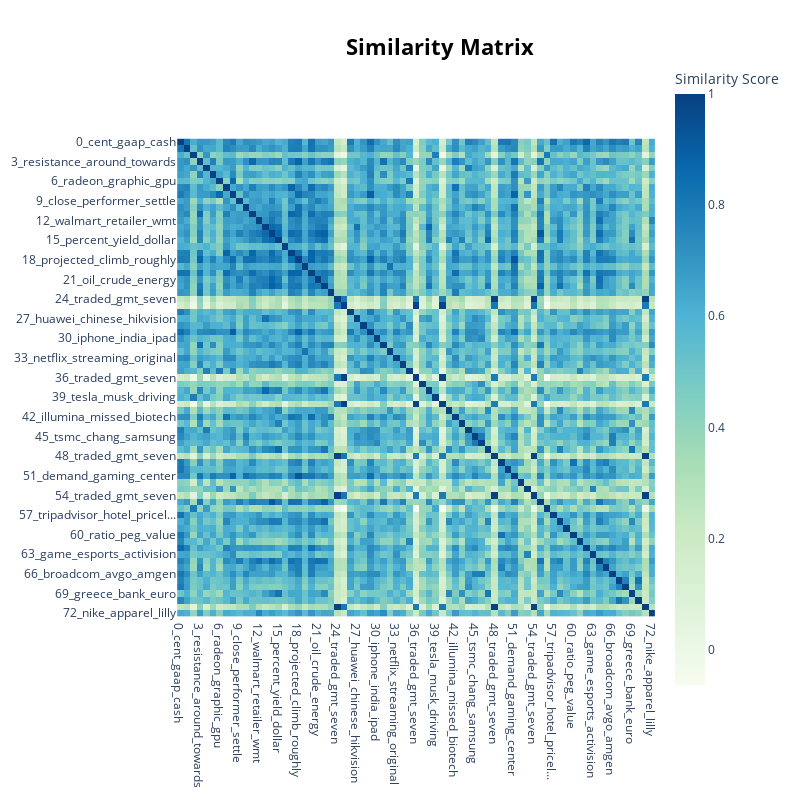

The notebook cell saved with this chart:
### Code cell
bert_topic.visualize_heatmap()

### Figure 1 — Plotly figure (JSON) as saved in the notebook; plotly's stock layout.template omitted (floating-point values rounded to 4 significant figures; data arrays with more than 128 entries replaced by an {"elided": "..."} marker saying what was removed)
{"data": [{"coloraxis": "coloraxis", "hovertemplate": "x: %{x}<br>y: %{y}<br>Similarity Score: %{z}<extra></extra>", "name": "0", "type": "heatmap", "x": ["0_cent_gaap_cash", "1_etf_fund_exposure", "2_driving_car_vehicle", "3_resistance_around_towards", "4_ai_learning_machine", "5_target_rating_reiterates", "6_radeon_graphic_gpu", "7_tracey_podcast_value", "8_gaming_gpus_gpu", "9_close_performer_settle", "10_micron_dram_mu", "11_trading_call_vix", "12_walmart_retailer_wmt", "13_tariff_trump_chinese", "14_dow_trump_boeing", "15_percent_yield_dollar", "16_facebook_user_ad", "17_portfolio_today_editor", "18_projected_climb_roughly", "19_mining_cryptocurrency_cr...", "20_cap_short_small", "21_oil_crude_energy", "22_point_percent_wall", "23_corporation_swing_therap...", "24_traded_gmt_seven", "25_traded_gmt_seven", "26_remarkably_obligation_ye...", "27_huawei_chinese_hikvision", "28_mellanox_ethernet_switch", "29_datacenter_graphic_gaming", "30_iphone_india_ipad", "31_premarket_et_gmt", "32_bitcoin_currency_cryptoc...", "33_netflix_streaming_original", "34_coronavirus_virus_outbreak", "35_processor_dell_supercomp...", "36_traded_gmt_seven", "37_qualcomm_patent_commission", "38_future_et_point", "39_tesla_musk_driving", "40_traded_gmt_seven", "41_scenario_oil_pivot", "42_illumina_missed_biotech", "43_italy_rallied_soared", "44_microsoft_google_azure", "45_tsmc_chang_samsung", "46_qualcomm_nxp_broadcom", "47_brexit_bank_vote", "48_traded_gmt_seven", "49_surprise_beat_esp", "50_instrument_texas_ti", "51_demand_gaming_center", "52_eps_beat_com", "53_game_stadium_gaming", "54_traded_gmt_seven", "55_dow_closed_jones", "56_baidu_apollo_driving", "57_tripadvisor_hotel_pricel...", "58_inflation_fed_bank", "59_softbank_vision_fund", "60_ratio_peg_value", "61_cadence_design_verificat...", "62_applied_material_amat", "63_game_esports_activision", "64_forecast_versus_production", "65_period_member_eps", "66_broadcom_avgo_amgen", "67_storage_pure_pstg", "68_netapp_cloud_flash", "69_greece_bank_euro", "70_western_digital_sandisk", "71_traded_gmt_seven", "72_nike_apparel_lilly"], "xaxis": "x", "y": ["0_cent_gaap_cash", "1_etf_fund_exposure", "2_driving_car_vehicle", "3_resistance_around_towards", "4_ai_learning_machine", "5_target_rating_reiterates", "6_radeon_graphic_gpu", "7_tracey_podcast_value", "8_gaming_gpus_gpu", "9_close_performer_settle", "10_micron_dram_mu", "11_trading_call_vix", "12_walmart_retailer_wmt", "13_tariff_trump_chinese", "14_dow_trump_boeing", "15_percent_yield_dollar", "16_facebook_user_ad", "17_portfolio_today_editor", "18_projected_climb_roughly", "19_mining_cryptocurrency_cr...", "20_cap_short_small", "21_oil_crude_energy", "22_point_percent_wall", "23_corporation_swing_therap...", "24_traded_gmt_seven", "25_traded_gmt_seven", "26_remarkably_obligation_ye...", "27_huawei_chinese_hikvision", "28_mellanox_ethernet_switch", "29_datacenter_graphic_gaming", "30_iphone_india_ipad", "31_premarket_et_gmt", "32_bitcoin_currency_cryptoc...", "33_netflix_streaming_original", "34_coronavirus_virus_outbreak", "35_processor_dell_supercomp...", "36_traded_gmt_seven", "37_qualcomm_patent_commission", "38_future_et_point", "39_tesla_musk_driving", "40_traded_gmt_seven", "41_scenario_oil_pivot", "42_illumina_missed_biotech", "43_italy_rallied_soared", "44_microsoft_google_azure", "45_tsmc_chang_samsung", "46_qualcomm_nxp_broadcom", "47_brexit_bank_vote", "48_traded_gmt_seven", "49_surprise_beat_esp", "50_instrument_texas_ti", "51_demand_gaming_center", "52_eps_beat_com", "53_game_stadium_gaming", "54_traded_gmt_seven", "55_dow_closed_jones", "56_baidu_apollo_driving", "57_tripadvisor_hotel_pricel...", "58_inflation_fed_bank", "59_softbank_vision_fund", "60_ratio_peg_value", "61_cadence_design_verificat...", "62_applied_material_amat", "63_game_esports_activision", "64_forecast_versus_production", "65_period_member_eps", "66_broadcom_avgo_amgen", "67_storage_pure_pstg", "68_netapp_cloud_flash", "69_greece_bank_euro", "70_western_digital_sandisk", "71_traded_gmt_seven", "72_nike_apparel_lilly"], "yaxis": "y", "z": {"elided": "73x73 float values"}}], "layout": {"coloraxis": {"colorbar": {"title": {"text": "Similarity Score"}}, "colorscale": [[0, "rgb(247,252,240)"], [0.125, "rgb(224,243,219)"], [0.25, "rgb(204,235,197)"], [0.375, "rgb(168,221,181)"], [0.5, "rgb(123,204,196)"], [0.625, "rgb(78,179,211)"], [0.75, "rgb(43,140,190)"], [0.875, "rgb(8,104,172)"], [1, "rgb(8,64,129)"]]}, "height": 800, "hoverlabel": {"bgcolor": "white", "font": {"family": "Rockwell", "size": 16}}, "legend": {"title": {"text": "Trend"}}, "margin": {"t": 60}, "showlegend": true, "title": {"font": {"color": "Black", "size": 22}, "text": "<b>Similarity Matrix</b>", "x": 0.55, "xanchor": "center", "y": 0.95, "yanchor": "top"}, "width": 800, "xaxis": {"anchor": "y", "constrain": "domain", "domain": [0, 1], "scaleanchor": "y"}, "yaxis": {"anchor": "x", "autorange": "reversed", "constrain": "domain", "domain": [0, 1]}}}
